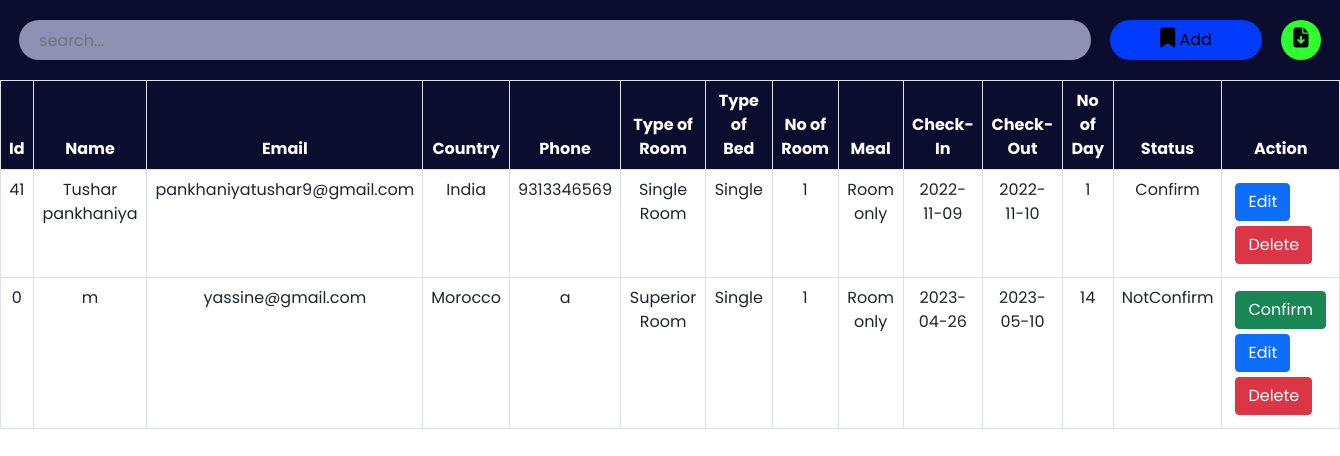
The page /admin/roombook.php on the database its author committed.
### tables this page shows
CREATE TABLE IF NOT EXISTS `roombook` (
  `id` int NOT NULL,
  `Name` varchar(50) NOT NULL,
  `Email` varchar(50) NOT NULL,
  `Country` varchar(30) NOT NULL,
  `Phone` varchar(30) NOT NULL,
  `RoomType` varchar(30) NOT NULL,
  `Bed` varchar(30) NOT NULL,
  `Meal` varchar(30) NOT NULL,
  `NoofRoom` varchar(30) NOT NULL,
  `cin` date NOT NULL,
  `cout` date NOT NULL,
  `nodays` int NOT NULL,
  `stat` varchar(30) NOT NULL
);

### admin/roombook.php (the view, shortened to what this page needs)
<?php
include '../config.php';
?>
<!DOCTYPE html>
<html lang="en">
<head>
    <link href="https://cdn.jsdelivr.net/npm/bootstrap@5.0.2/dist/css/bootstrap.min.css" rel="stylesheet">
    <link rel="stylesheet" href="https://cdnjs.cloudflare.com/ajax/libs/font-awesome/6.2.0/css/all.min.css" />
    <link rel="stylesheet" href="./css/roombook.css">
</head>
<body>
    <div class="searchsection">
        <input type="text" name="search_bar" id="search_bar" placeholder="search..." onkeyup="searchFun()">
        <button class="adduser" id="adduser" onclick="adduseropen()"><i class="fa-solid fa-bookmark"></i> Add</button>
        <form action="./exportdata.php" method="post">
            <button class="exportexcel" id="exportexcel" name="exportexcel" type="submit"><i class="fa-solid fa-file-arrow-down"></i></button>
        </form>
    </div>
    <div class="roombooktable" class="table-responsive-xl">
        <?php
            $roombooktablesql = "SELECT * FROM roombook";
            $roombookresult = mysqli_query($conn, $roombooktablesql);
        ?>
        <table class="table table-bordered" id="table-data">
            <thead>
                <tr>
                    <th scope="col">Id</th>
                    <th scope="col">Name</th>
                    <th scope="col">Email</th>
                    <th scope="col">Country</th>
                    <th scope="col">Phone</th>
                    <th scope="col">Type of Room</th>
                    <th scope="col">Type of Bed</th>
                    <th scope="col">No of Room</th>
                    <th scope="col">Meal</th>
                    <th scope="col">Check-In</th>
                    <th scope="col">Check-Out</th>
                    <th scope="col">No of Day</th>
                    <th scope="col">Status</th>
                    <th scope="col" class="action">Action</th>
                </tr>
            </thead>
            <tbody>
            <?php
            while ($res = mysqli_fetch_array($roombookresult)) {
            ?>
                <tr>
                    <td><?php echo $res['id'] ?></td>
                    <td><?php echo $res['Name'] ?></td>
                    <td><?php echo $res['Email'] ?></td>
                    <td><?php echo $res['Country'] ?></td>
                    <td><?php echo $res['Phone'] ?></td>
                    <td><?php echo $res['RoomType'] ?></td>
                    <td><?php echo $res['Bed'] ?></td>
                    <td><?php echo $res['NoofRoom'] ?></td>
                    <td><?php echo $res['Meal'] ?></td>
                    <td><?php echo $res['cin'] ?></td>
                    <td><?php echo $res['cout'] ?></td>
                    <td><?php echo $res['nodays'] ?></td>
                    <td><?php echo $res['stat'] ?></td>
                    <td class="action">
                        <?php
                            if($res['stat'] == "Confirm")
                            {
                                echo " ";
                            }
                            else
                            {
                                echo "<a href='roomconfirm.php?id=". $res['id'] ."'><button class='btn btn-success'>Confirm</button></a>";
                            }
                        ?>
                        <a href="roombookedit.php?id=<?php echo $res['id'] ?>"><button class="btn btn-primary">Edit</button></a>
                        <a href="roombookdelete.php?id=<?php echo $res['id'] ?>"><button class='btn btn-danger'>Delete</button></a>
                    </td>
                </tr>
            <?php
            }
            ?>
            </tbody>
        </table>
    </div>
</body>
</html>

### admin/css/roombook.css (style rules this page uses)
:root { --bg-text-shadow: 0 2px 4px rgb(13 0 77 / 8%), 0 3px 6px rgb(13 0 77 / 8%), 0 8px 16px rgb(13 0 77 / 8%); --bg-box-shadow: 0px 0px 20px 6px rgba(26, 30, 164, 0.31); }
body { background-color: #ffff; }
* { margin: 0; padding: 0; font-family: 'Poppins', sans-serif; }
i { font-size: 20px; }
.searchsection { height: 80px; width: 100%; display: flex; justify-content: space-evenly; align-items: center; background-color: #0a0d2d; position: fixed; z-index: 500; }
#search_bar { height: 40px; width: 80%; border: none; background-color: rgba(195, 198, 233, 0.714); padding-left: 20px; border-radius: 30px; }
#adduser { height: 40px; background-color: rgb(0, 59, 254); border: none; border-radius: 30px; padding: 0 50px; }
.exportexcel { height: 40px; width: 40px; background-color: rgb(47, 255, 47); border: none; border-radius: 50%; }
a { color: black; }
.roombooktable { position: absolute; color: #0a0d2d; margin-top: 80px; width: 100%; height: 100vh; padding-bottom: 900px; }
.roombooktable thead { background-color: #0a0d2d; color: white; text-align: center; }
.roombooktable tbody { text-align: center; }
.action a { text-decoration: none; }
.action button { display: flex; flex-wrap: wrap; margin: 5px; }

### rows shown on the page
roombook: id "41", Name "Tushar pankhaniya", Email "pankhaniyatushar9@gmail.com", Country "India", Phone "9313346569", RoomType "Single Room", Bed "Single", NoofRoom "1", Meal "Room only", cin "2022-11-09", cout "2022-11-10", nodays "1", stat "Confirm"
roombook: id "0", Name "m", Email "yassine@gmail.com", Country "Morocco", Phone "a", RoomType "Superior Room", Bed "Single", NoofRoom "1", Meal "Room only", cin "2023-04-26", cout "2023-05-10", nodays "14", stat "NotConfirm"
